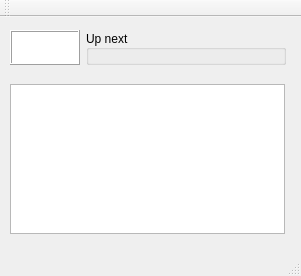
<?xml version="1.0" encoding="UTF-8"?>
<ui version="4.0">
 <class>MainWindow</class>
 <widget class="QMainWindow" name="MainWindow">
  <property name="geometry">
   <rect>
    <x>0</x>
    <y>0</y>
    <width>301</width>
    <height>276</height>
   </rect>
  </property>
  <property name="maximumSize">
   <size>
    <width>301</width>
    <height>276</height>
   </size>
  </property>
  <property name="contextMenuPolicy">
   <enum>Qt::DefaultContextMenu</enum>
  </property>
  <property name="windowTitle">
   <string>Alarm clock</string>
  </property>
  <property name="locale">
   <locale language="English" country="UnitedStates"/>
  </property>
  <widget class="QWidget" name="centralwidget">
   <property name="sizePolicy">
    <sizepolicy hsizetype="Preferred" vsizetype="Preferred">
     <horstretch>0</horstretch>
     <verstretch>0</verstretch>
    </sizepolicy>
   </property>
   <property name="contextMenuPolicy">
    <enum>Qt::DefaultContextMenu</enum>
   </property>
   <widget class="QWidget" name="formLayoutWidget">
    <property name="geometry">
     <rect>
      <x>0</x>
      <y>0</y>
      <width>301</width>
      <height>231</height>
     </rect>
    </property>
    <layout class="QFormLayout" name="formLayout">
     <property name="labelAlignment">
      <set>Qt::AlignCenter</set>
     </property>
     <property name="formAlignment">
      <set>Qt::AlignCenter</set>
     </property>
     <property name="leftMargin">
      <number>10</number>
     </property>
     <item row="0" column="0">
      <widget class="QLabel" name="lbl_current">
       <property name="sizePolicy">
        <sizepolicy hsizetype="Fixed" vsizetype="Fixed">
         <horstretch>0</horstretch>
         <verstretch>0</verstretch>
        </sizepolicy>
       </property>
       <property name="minimumSize">
        <size>
         <width>70</width>
         <height>35</height>
        </size>
       </property>
       <property name="palette">
        <palette>
         <active>
          <colorrole role="Base">
           <brush brushstyle="SolidPattern">
            <color alpha="255">
             <red>255</red>
             <green>255</green>
             <blue>255</blue>
            </color>
           </brush>
          </colorrole>
          <colorrole role="Window">
           <brush brushstyle="SolidPattern">
            <color alpha="255">
             <red>255</red>
             <green>255</green>
             <blue>255</blue>
            </color>
           </brush>
          </colorrole>
         </active>
         <inactive>
          <colorrole role="Base">
           <brush brushstyle="SolidPattern">
            <color alpha="255">
             <red>255</red>
             <green>255</green>
             <blue>255</blue>
            </color>
           </brush>
          </colorrole>
          <colorrole role="Window">
           <brush brushstyle="SolidPattern">
            <color alpha="255">
             <red>255</red>
             <green>255</green>
             <blue>255</blue>
            </color>
           </brush>
          </colorrole>
         </inactive>
         <disabled>
          <colorrole role="Base">
           <brush brushstyle="SolidPattern">
            <color alpha="255">
             <red>255</red>
             <green>255</green>
             <blue>255</blue>
            </color>
           </brush>
          </colorrole>
          <colorrole role="Window">
           <brush brushstyle="SolidPattern">
            <color alpha="255">
             <red>255</red>
             <green>255</green>
             <blue>255</blue>
            </color>
           </brush>
          </colorrole>
         </disabled>
        </palette>
       </property>
       <property name="font">
        <font>
         <pointsize>12</pointsize>
        </font>
       </property>
       <property name="autoFillBackground">
        <bool>true</bool>
       </property>
       <property name="locale">
        <locale language="English" country="UnitedStates"/>
       </property>
       <property name="frameShape">
        <enum>QFrame::Box</enum>
       </property>
       <property name="frameShadow">
        <enum>QFrame::Raised</enum>
       </property>
       <property name="text">
        <string/>
       </property>
       <property name="alignment">
        <set>Qt::AlignCenter</set>
       </property>
      </widget>
     </item>
     <item row="0" column="1">
      <widget class="QGroupBox" name="gbox_up_next">
       <property name="sizePolicy">
        <sizepolicy hsizetype="Expanding" vsizetype="Preferred">
         <horstretch>0</horstretch>
         <verstretch>0</verstretch>
        </sizepolicy>
       </property>
       <property name="maximumSize">
        <size>
         <width>200</width>
         <height>16777215</height>
        </size>
       </property>
       <property name="title">
        <string>Up next</string>
       </property>
       <property name="alignment">
        <set>Qt::AlignLeading|Qt::AlignLeft|Qt::AlignVCenter</set>
       </property>
       <widget class="QLabel" name="lbl_up_next">
        <property name="geometry">
         <rect>
          <x>10</x>
          <y>20</y>
          <width>181</width>
          <height>16</height>
         </rect>
        </property>
        <property name="text">
         <string/>
        </property>
       </widget>
      </widget>
     </item>
     <item row="1" column="0" colspan="2">
      <widget class="QListView" name="alarm_list">
       <property name="sizePolicy">
        <sizepolicy hsizetype="Expanding" vsizetype="Expanding">
         <horstretch>0</horstretch>
         <verstretch>0</verstretch>
        </sizepolicy>
       </property>
       <property name="maximumSize">
        <size>
         <width>275</width>
         <height>150</height>
        </size>
       </property>
      </widget>
     </item>
    </layout>
   </widget>
  </widget>
  <widget class="QStatusBar" name="statusbar"/>
  <widget class="QToolBar" name="toolBar">
   <property name="windowTitle">
    <string>toolBar</string>
   </property>
   <attribute name="toolBarArea">
    <enum>TopToolBarArea</enum>
   </attribute>
   <attribute name="toolBarBreak">
    <bool>false</bool>
   </attribute>
  </widget>
 </widget>
 <resources/>
 <connections/>
</ui>
